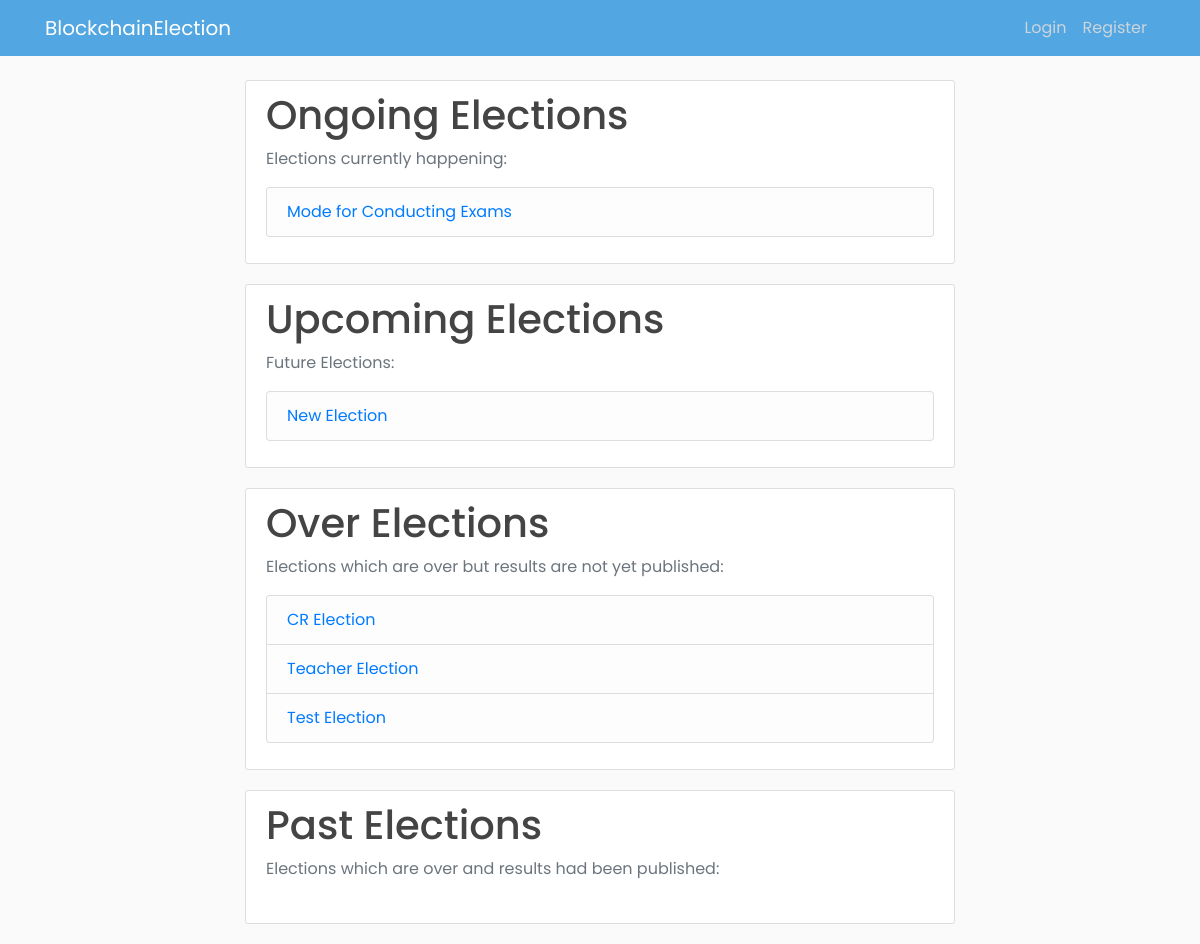
Before: / with the older database file.
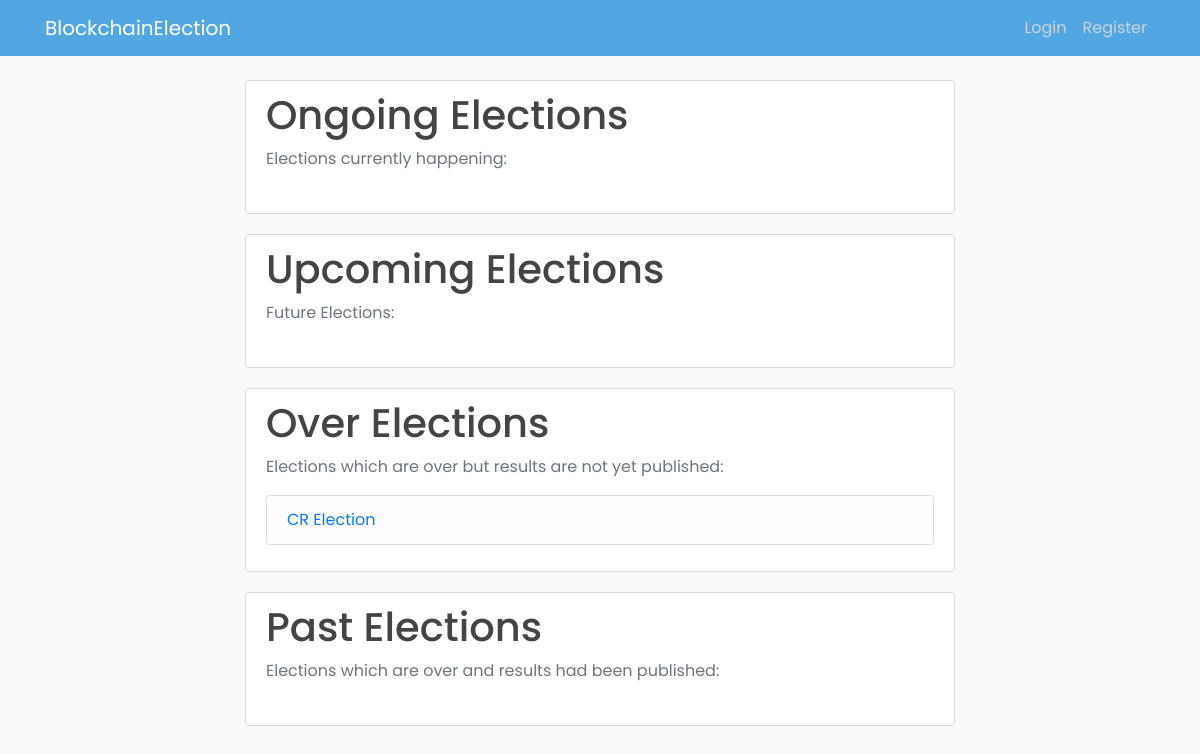
After: the same page with the newer database file.
### app/models.py (models this page shows, shortened)
class Election(db.Model):
    election_id = db.Column(db.String(5), primary_key=True, nullable=False)
    election_title = db.Column(db.String(255), nullable=False)
    create_date = db.Column(db.DateTime, nullable=False, default=datetime.utcnow)
    start_date = db.Column(db.DateTime, nullable=False, default=datetime.utcnow)
    end_date = db.Column(db.DateTime, db.CheckConstraint("end_date > start_date"), nullable=False)
    public_key = db.Column(db.String(255), nullable=False, unique=True)
    max_attempt = db.Column(db.Integer, nullable=False, default=3)
    election_state = db.Column(db.String(30), db.CheckConstraint("election_state in ('upcoming', 'ongoing', 'over', 'past')"))
    results_published = db.Column(db.Boolean, nullable=False, default=False)

### app/routes.py (the view)
@app.route("/")
def index():
    elections = elections = Election.query.order_by(Election.start_date).all()
    for election in elections:
        if election.start_date <= datetime.now() and datetime.now() <= election.end_date:
            election.election_state = 'ongoing'
        elif datetime.now() < election.start_date:
            election.election_state = 'upcoming'
        elif datetime.now() > election.end_date and election.results_published == False:
            election.election_state = 'over'
        elif datetime.now() > election.end_date and election.results_published == True:
            election.election_state = 'past'
    db.session.commit()
    return render_template("index.html", elections=elections)

### app/templates/index.html (shortened to what this page needs)
{% extends "home_base.html" %}
{% block content %}
{% include 'ongoing_elections.html' %}
{% include 'upcoming_elections.html' %}
{% include 'over_elections.html' %}
{% include 'past_elections.html' %}
{% endblock content %}

### app/templates/home_base.html (shortened to what this page needs)
<!DOCTYPE html>
<html lang="en">
  <head>
    <link rel="stylesheet" href="https://maxcdn.bootstrapcdn.com/bootstrap/4.0.0/css/bootstrap.min.css">
    <link rel="stylesheet" type="text/css" href="{{ url_for('static', filename='main.css') }}">
  </head>
  <body>
    {% include 'navbar.html' %}
    <main role="main" class="container">
      <div class="center">
        <div class="col-md-8">
          {% block content %}
          {% endblock %}
        </div>
      </div>
    </main>
  </body>
</html>

### app/templates/navbar.html (shortened to what this page needs)
<header class="site-header">
  <nav class="navbar navbar-expand-md navbar-dark bg-steel fixed-top">
    <div class="container">
      <a class="navbar-brand mr-4" href="{{ url_for('index2') }}">BlockchainElection</a>
      <div class="collapse navbar-collapse" id="navbarToggle">
        <div class="navbar-nav ml-auto">
          {% if current_user.is_admin %}
          <a class="navbar-brand disabled ml-2" style="cursor: default;">Welcome, {{ current_user.cin }}</a>
          <a class="nav-item nav-link" href="{{ url_for('home') }}">Home</a>
          <a class="nav-item nav-link" href="{{ url_for('admin') }}">Admin</a>
          <a class="nav-item nav-link" href="{{ url_for('account') }}">Account</a>
          <a class="nav-item nav-link" href="{{ url_for('logout') }}">Logout</a>
          {% else %}
            <a class="nav-item nav-link" href="{{ url_for('login') }}">Login</a>
            <a class="nav-item nav-link" href="{{ url_for('register') }}">Register</a>
          {% endif %}
        </div>
      </div>
    </div>
  </nav>
</header>

### app/templates/ongoing_elections.html
{% block ongoing_elections %}
<div class="content-section">
  <h1>Ongoing Elections</h1>
  <p class='text-muted'>Elections currently happening:
  <ul class="list-group">
      {% for election in elections %}
          {% if election.election_state == 'ongoing' %}
              <li class="list-group-item list-group-item-light"><a href="{{ url_for('view_election', id=election.election_id) }}">{{ election.election_title }}</a></li>
          {% endif %}
      {% endfor %}
  </ul>
  </p>
</div>
{% endblock ongoing_elections %}

### app/templates/upcoming_elections.html
{% block upcoming_elections %}
<div class="content-section">
  <h1>Upcoming Elections</h1>
  <p class='text-muted'>Future Elections:
  <ul class="list-group">
      {% for election in elections %}
          {% if election.election_state == 'upcoming' %}
              <li class="list-group-item list-group-item-light"><a href="{{ url_for('view_election', id=election.election_id) }}">{{ election.election_title }}</a></li>
          {% endif %}
      {% endfor %}
  </ul>
  </p>
</div>
{% endblock upcoming_elections %}

### app/templates/over_elections.html
{% block over_elections %}
<div class="content-section">
  <h1>Over Elections</h1>
  <p class='text-muted'>Elections which are over but results are not yet published:
  <ul class="list-group">
    {% for election in elections %}
      {% if election.election_state == 'over' or election.election_state == 'counting_finished' %}
          <li class="list-group-item list-group-item-light"><a href="{{ url_for('view_election', id=election.election_id) }}">{{ election.election_title }}</a></li>
      {% endif %}
    {% endfor %}
  </ul>
  </p>
</div>
{% endblock over_elections %}

### app/templates/past_elections.html (shortened to what this page needs)
{% block past_elections %}
<div class="content-section">
  <h1>Past Elections</h1>
  <p class='text-muted'>Elections which are over and results had been published:
  </p>
</div>
{% endblock past_elections %}

### app/static/main.css (style rules this page uses)
body { background: #fafafa; color: #333333; margin-top: 5rem; font-family: "Poppins", sans-serif; }
h1, h2, h3, h4, h5, h6 { color: #444444; }
.bg-steel { background-color: #52a6e2; }
.site-header .navbar-nav .nav-link { color: #cbd5db; }
.content-section { background: #ffffff; padding: 10px 20px; border: 1px solid #dddddd; border-radius: 3px; margin-bottom: 20px; }

### app/templates/home_base.html (style rules this page uses)
.center { height: 100%; display: flex; justify-content: center; align-items: center; }

Changed rows visible on the page:
removed Election: election_title "Mode for Conducting Exams", shown under "Ongoing Elections"
removed Election: election_title "New Election", shown under "Upcoming Elections"
removed Election: election_title "Teacher Election", shown under "Over Elections"
removed Election: election_title "Test Election", shown under "Over Elections"
